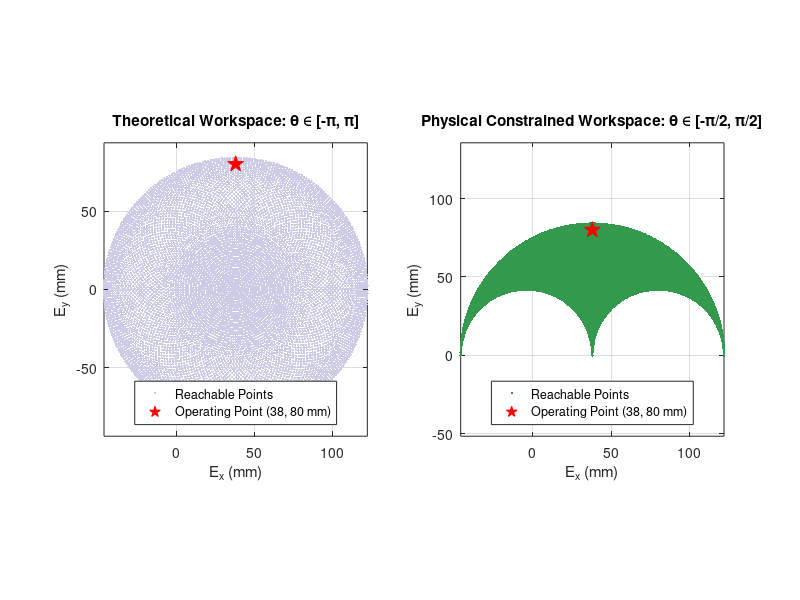

Recreate this plot in MATLAB.
%% Quanser 5-Bar Planar Manipulator: Reachable Workspace Visualization
% Authors: Ramez Al-Masadeh & Ahmad Al-Amiri
% Course: Control Systems II (ME0345), German Jordanian University

clear; clc; close all;

L0 = 0.076; % Distance between motors (m)
L1 = 0.084; % Link length (m)
Ex_des = 0.038;
Ey_des = 0.080;

figure('Name', 'Reachable Workspace Analysis', 'NumberTitle', 'off', 'Position', [100, 100, 1000, 450]);

%% 1. Theoretical Unconstrained Workspace (-pi to pi)
theta_full = linspace(-pi, pi, 150);
[T0_full, T1_full] = meshgrid(theta_full, theta_full);

Ex_full = (-L1*sin(T0_full) + L1*sin(T1_full) + L0) / 2;
Ey_full = ( L1*cos(T0_full) + L1*cos(T1_full)) / 2;

subplot(1, 2, 1);
plot(Ex_full(:)*1000, Ey_full(:)*1000, '.', 'Color', [0.8 0.8 0.9]);
hold on;
plot(Ex_des*1000, Ey_des*1000, 'rp', 'MarkerSize', 12, 'MarkerFaceColor', 'r');
grid on; axis equal;
title('Theoretical Workspace: \theta \in [-\pi, \pi]');
xlabel('E_x (mm)'); ylabel('E_y (mm)');
legend('Reachable Points', 'Operating Point (38, 80 mm)', 'Location', 'South');

%% 2. Physically Constrained Workspace (-pi/2 to pi/2)
theta_lim = linspace(-pi/2, pi/2, 150);
[T0_lim, T1_lim] = meshgrid(theta_lim, theta_lim);

Ex_lim = (-L1*sin(T0_lim) + L1*sin(T1_lim) + L0) / 2;
Ey_lim = ( L1*cos(T0_lim) + L1*cos(T1_lim)) / 2;

subplot(1, 2, 2);
plot(Ex_lim(:)*1000, Ey_lim(:)*1000, '.', 'Color', [0.2 0.6 0.3]);
hold on;
plot(Ex_des*1000, Ey_des*1000, 'rp', 'MarkerSize', 12, 'MarkerFaceColor', 'r');
grid on; axis equal;
title('Physical Constrained Workspace: \theta \in [-\pi/2, \pi/2]');
xlabel('E_x (mm)'); ylabel('E_y (mm)');
legend('Reachable Points', 'Operating Point (38, 80 mm)', 'Location', 'South');
